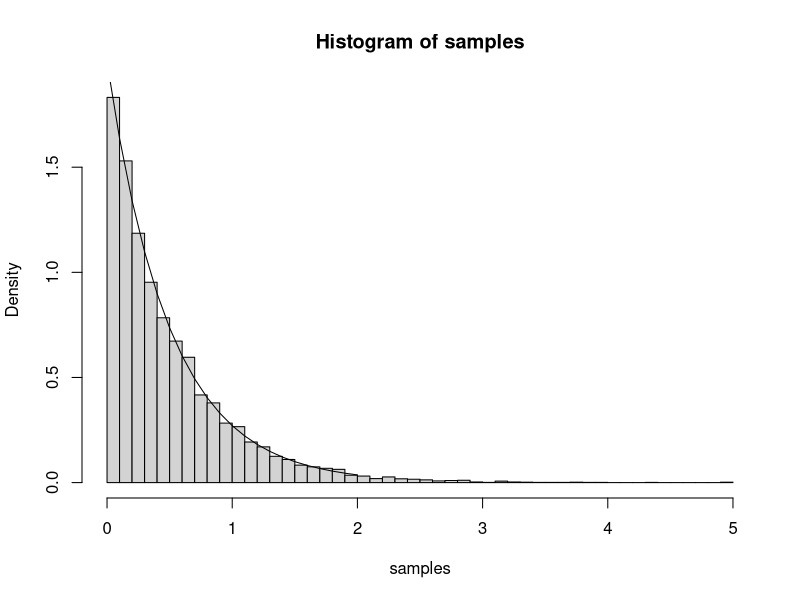
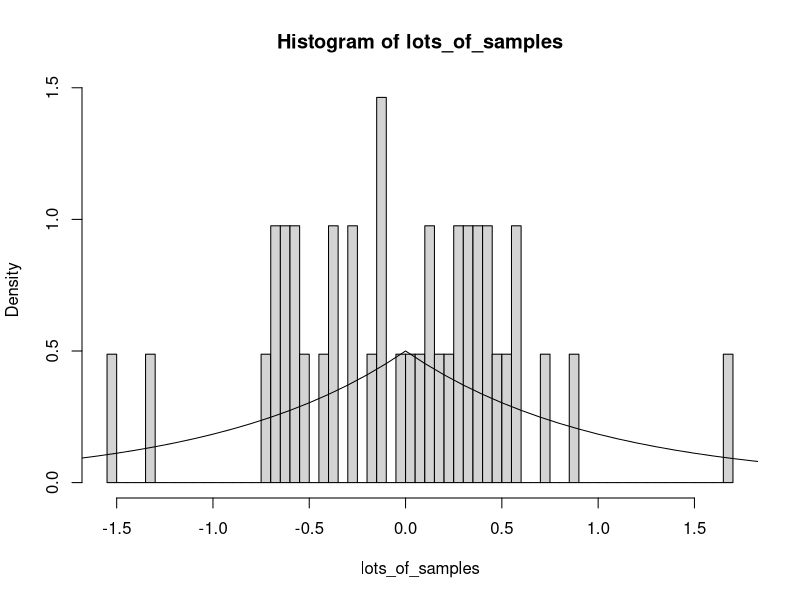
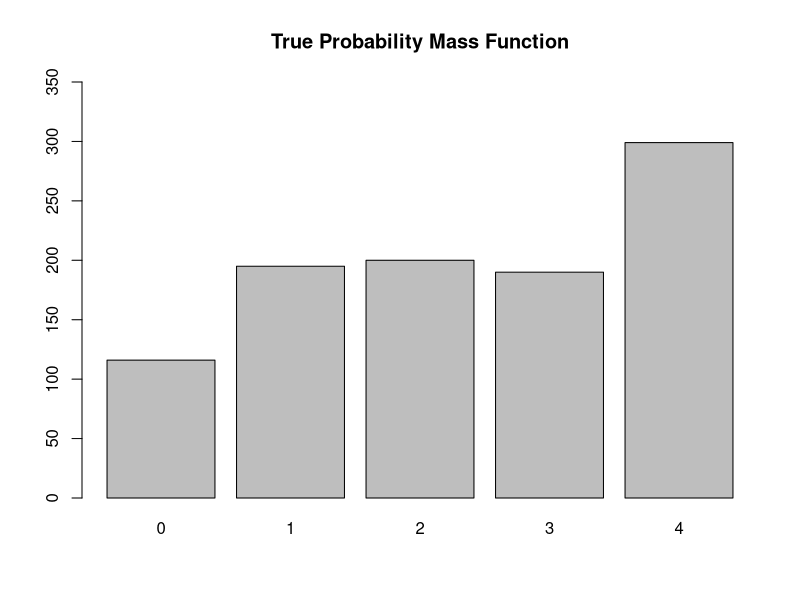
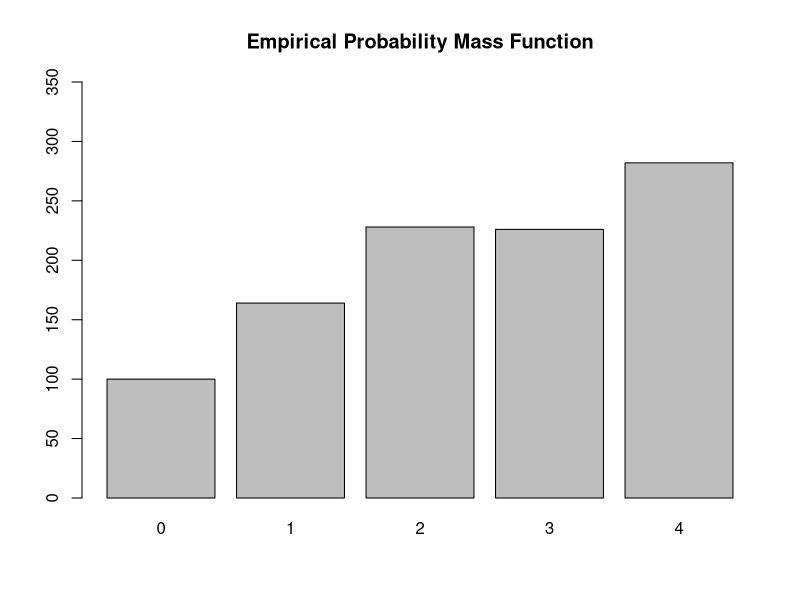
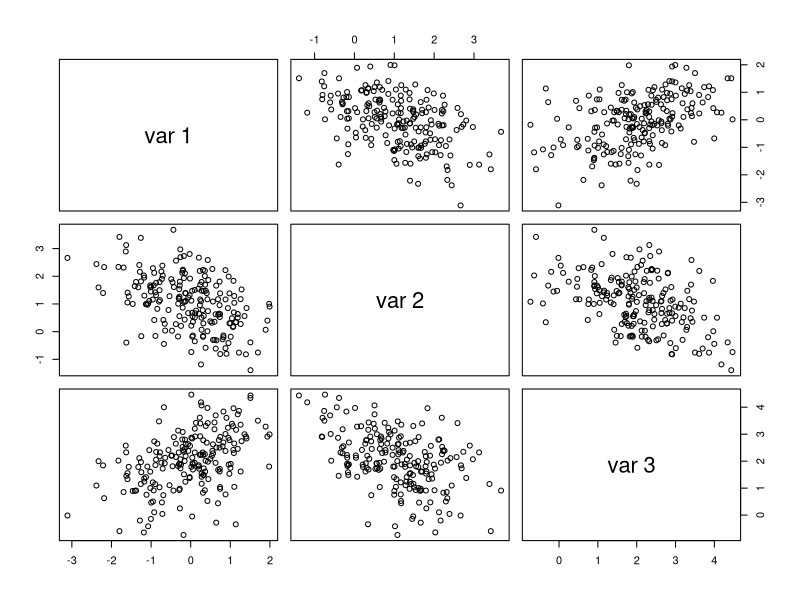
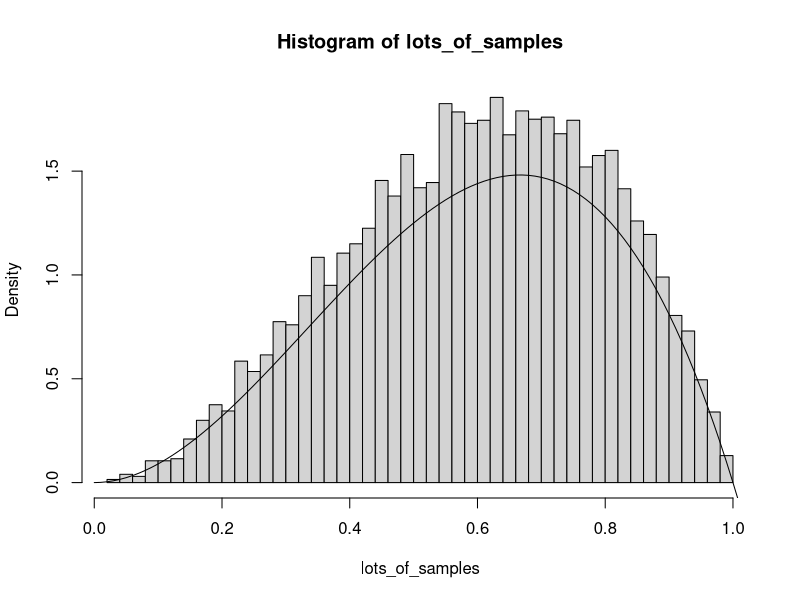

Reproduce these figures in R, in order.
## ---- chunk 1
two_param_exp_cdf <- function(n, lambda){
  return(rexp(n = n, rate= lambda))
}

samples=two_param_exp_cdf(n=10000,lambda=2)
hist(samples, breaks = 50, probability = TRUE)
lambda=2
test_number <- seq(-2, 2, 0.10)
theta=0
lines(test_number, lambda*(exp(-lambda*(test_number-theta))))
## ---- chunk 2
#interested in generating samples from a not-so-often-used distribution
#The first step is to invert the CDF and create a function that computes it. 
test_number <- seq(-2, 2, 0.10)

laplace_cdf <- function(test_number){
 answer=ifelse(test_number>0.00000, 1-((1/2)*exp(-test_number)),(1/2)*exp(test_number))
  return(answer)
}

inverse_laplace_cdf <- function(input){
  answer=ifelse(test_number<0, log(2*input), (-log((-2*input)+2)) )
  return(answer)
}


#inverse_laplace_cdf(laplace_cdf(test_number))
#-log(-2*laplace_cdf(-2)+2)
#log(2*laplace_cdf(-2))
#test_number
#ln(2X) inverse for x <0
#-ln(-2x+2)
## ---- chunk 3
isTRUE( all.equal(inverse_laplace_cdf(laplace_cdf(test_number)), test_number) )
## ---- chunk 4
laplace_sample_function <- function(num_samples){
  uniform_sample <- runif(n = num_samples, min = 0, max = 1)
  return(inverse_laplace_cdf(uniform_sample))
}

## ---- chunk 5
lots_of_samples <- laplace_sample_function(1000)
hist(lots_of_samples, breaks = 50, probability = TRUE)
lines( test_number, exp(-abs(test_number))/2  )
## ---- chunk 6

## ---- chunk 7
my_function <- function(sample_size, probability_vector){
  uniform_sample <- runif(sample_size, min=0, max=1) 
  X <- rep(0,sample_size)
  # which uniform samples are in the first interval
  one <- which(uniform_sample <= probability_vector[1])
  X[one] <- 0
  # which uniform samples are in the second interval
  two <- which( (uniform_sample > probability_vector[1]) & (uniform_sample < sum(probability_vector[1:2])) )
  X[two] <- 1
  # which uniform samples are in the third interval
  three <- which( (uniform_sample > sum(probability_vector[1:2])) & (uniform_sample < sum(probability_vector[1:3])) )
  X[three] <- 2
  # which uniform samples are in the fourth interval
  four <- which( (uniform_sample > sum(probability_vector[1:3])) & (uniform_sample < sum(probability_vector[1:4])) )
  X[four] <- 3
  # which uniform samples are in the fifth interval
  five <- which( uniform_sample > sum(probability_vector[1:4]) )
  X[five] <- 4
  return(X)
}

X=my_function(1000, c(.1,.2,.2,.2,.3))
X

mean(X==0)
mean(X==1)
mean(X==2)
mean(X==3)
mean(X==4)
#very close to empirical probabilities

barplot(table(X), main = "True Probability Mass Function", ylim = c(0,350))

## ---- chunk 8
sample_pmf=sample(0:4,size=1000,replace=TRUE, prob=c(.1,.2,.2,.2,.3))
freq_table=table(sample_pmf)/1000
freq_table
barplot(table(sample_pmf), main = "Empirical Probability Mass Function", ylim = c(0,350))
## ---- chunk 9

mvn_mean <- c(0, 1, 2)
covar_matrix_3 <- matrix(nrow = 3, ncol = 3, data = c(1, -0.5, 0.5, -.5,1,-.5,.5,-.5,1))
num_samples <- 200

## ---- chunk 10
chol_decomp <- chol(covar_matrix_3, pivot = TRUE, tol = 0.00000000000001)
mean_matrix <- matrix(data = mvn_mean, ncol = 3, nrow = 200, byrow = TRUE)
normal_samples <- matrix(data = rnorm(3 * 200, 0, 1), ncol = 3, nrow = 200)
mvn_samples <- normal_samples %*% chol_decomp + mean_matrix
## ---- chunk 11
pairs(mvn_samples)
colMeans(mvn_samples)
cov(mvn_samples)
#Location and Correlation look like they agree with theoretical parameters
## ---- chunk 12
comparison_pdf <- function(input){
  return(1 / 10)
}

beta_pdf <- function(input){
  return(((1-input)*(input)^2))
}
acceptance_rate <- 1 / 10
c <- 1 / acceptance_rate

another_beta_sampler <- function(x){

  while(TRUE){
    g_sample <- runif(n = 1, 0, 10)
    uniform_sample <- runif(n = 1, 0, 1)
    
    if(uniform_sample < beta_pdf(g_sample) / (c * comparison_pdf(g_sample))){
      return(g_sample)
    }
  }
}
## ---- chunk 13
another_beta_sampler()
## ---- chunk 14
lots_of_samples <- sapply(1:10000, FUN = another_beta_sampler)
hist(lots_of_samples, breaks = 50, probability = TRUE)
test_number <- seq(0, 10, 0.01)
lines( test_number, 10*(1-test_number)*(test_number)^2)
